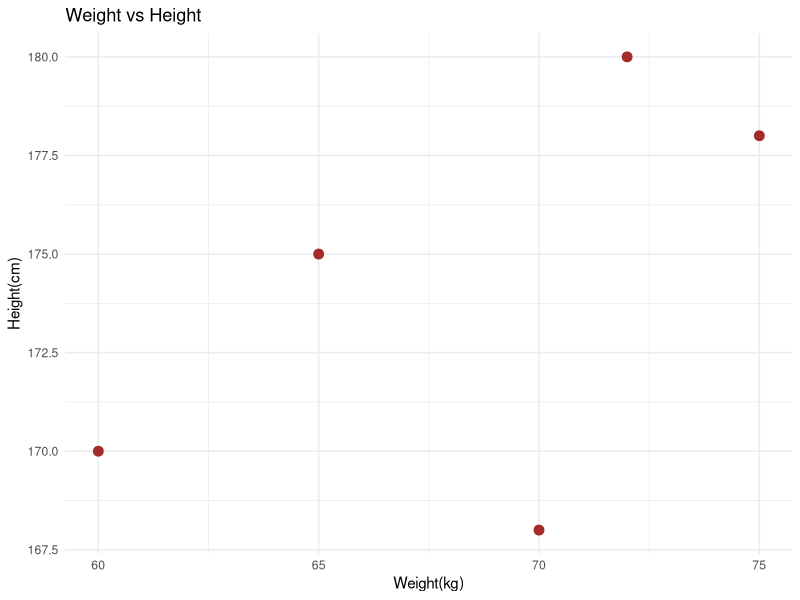

Write R code to recreate this figure.
library(ggplot2)

whdata <- data.frame(
  Weight=c(60,65,70,72,75),
  Height=c(170,175,168,180,178)
)
ggplot(whdata,aes(x=Weight,y=Height))+
  geom_point(color="brown",size=3)+
  labs(title="Weight vs Height",
       x="Weight(kg)",
       y="Height(cm)")+
  theme_minimal()


